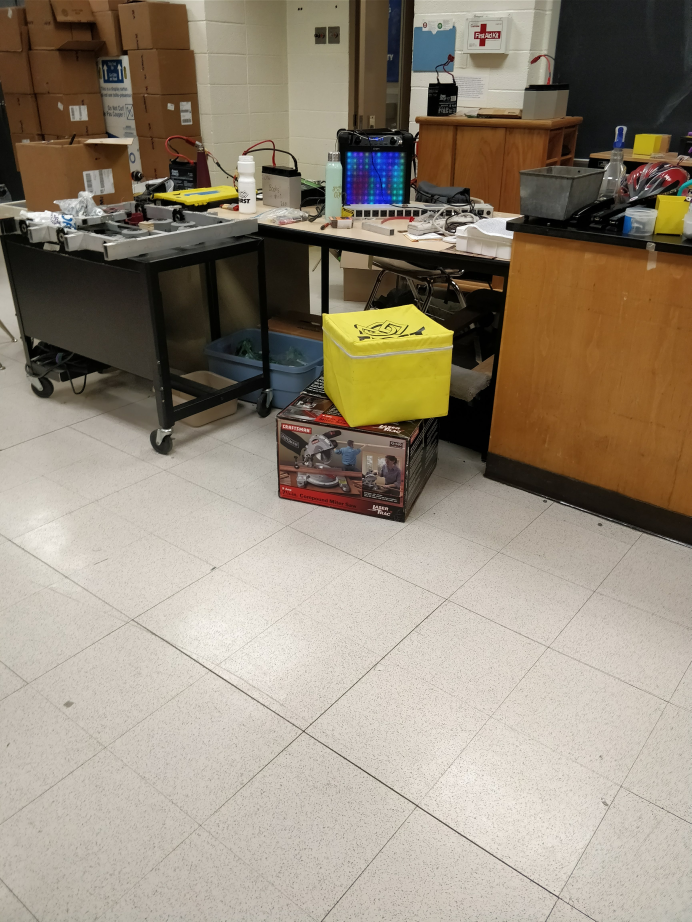
//> input picture test_cpp/frc_cube.jpg, 3456 x 4608 px, given in place of the camera (shown at 1/5 size)
$ ./DisplayImage   (built with g++ and OpenCV 4)
//> lines starting //> are read from the running program, lines starting //| are printed output that depends on the picture; after the words box and inside, x2 and y2 are one past the last pixel; in counts of white or black regions, pixels touching at a corner belong together
#include <iostream>

//Include OpenCV
#include <opencv2/opencv.hpp>
#include <opencv2/videoio.hpp>

inline int getRed(cv::Mat &img, int r, int c) {
    return img.at<cv::Vec3b>(r, c)[0];
}

inline int getGreen (cv::Mat &img, int r, int c) {
    return img.at<cv::Vec3b>(r, c)[1];
}

inline int getBlue (cv::Mat &img, int r, int c) {
    return img.at<cv::Vec3b>(r, c)[2];
}


inline int getHue (cv::Mat &img, int r, int c) {
    return img.at<cv::Vec3b>(r, c)[0];
}

inline int getSat (cv::Mat &img, int r, int c) {
    return img.at<cv::Vec3b>(r, c)[1];
}

inline int getVal (cv::Mat &img, int r, int c) {
    return img.at<cv::Vec3b>(r, c)[2];
}

int main(void )
{
   //Capture stream from webcam.
   cv::VideoCapture capture(1);

   //Check if we can get the webcam stream.
   if(!capture.isOpened())
   {
      std::cout << "Could not open camera" << std::endl;
      return -1;
   }

   while (true)
   {

        //initialize raw & processed image matrices
        cv::Mat img;

        //Read an image from the camera.
        capture.read(img);
//> img is the input picture: 4608 rows x 3456 cols, CV_8UC3; mean B, G, R 120.9, 137.5, 148.9

        // RESIZE
        cv::Mat resizedMat;

        cv::Size s( 1024/2, 768/2 );
        cv::resize( img, resizedMat, s, 0, 0, CV_INTER_AREA );
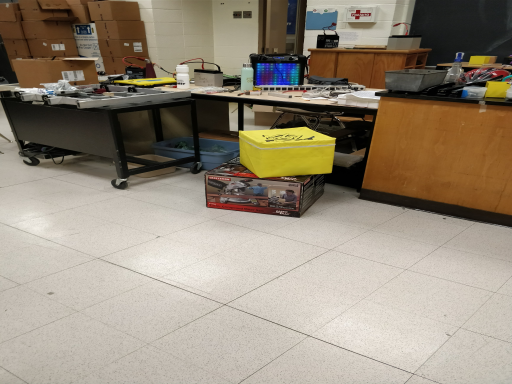
//> resizedMat: 384 rows x 512 cols, CV_8UC3; mean B, G, R 120.9, 137.5, 148.9


        // RGB THRESHOLD
        cv::Mat rgbMat , rgbThreshed;

        int MIN_RED = 150, MAX_RED = 255;
        int MIN_GREEN = 93, MAX_GREEN = 255;
        int MIN_BLUE = 0, MAX_BLUE = 111;

        cv::cvtColor(resizedMat, rgbMat, cv::COLOR_BGR2RGB );
        cv::inRange(rgbMat,
                    cv::Scalar(MIN_RED, MIN_GREEN, MIN_BLUE),
                    cv::Scalar(MAX_RED, MAX_GREEN, MAX_BLUE),
                    rgbThreshed);
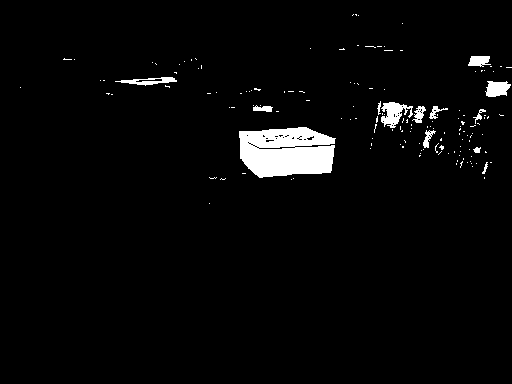
//> rgbThreshed: 384 rows x 512 cols, CV_8UC1; 3.1% white; 152 white regions (139 under 20 px), largest, box (x1, y1, x2, y2) and area: (239, 127, 336, 178) 3897, (381, 102, 413, 128) 448, (485, 81, 511, 97) 306


        // END RGB


        // START MASK

        cv::Mat rgbThresholdOutput;

        cv::bitwise_and(resizedMat, resizedMat, rgbThresholdOutput, rgbThreshed );
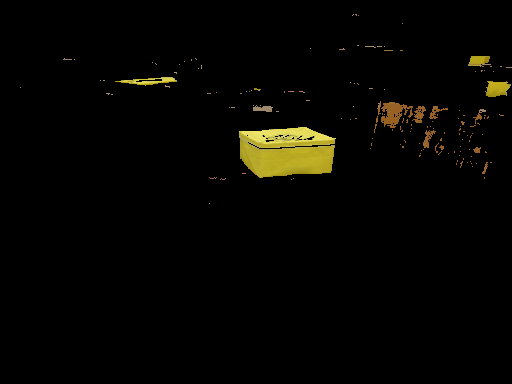
//> rgbThresholdOutput: 384 rows x 512 cols, CV_8UC3; mean B, G, R 1.6, 4.9, 5.6


        // HSV THRESHOLD
        cv::Mat hsvMat, hsvThreshold, output_img;

        int MIN_HUE = 21, MAX_HUE = 64;
        int MIN_SAT = 122, MAX_SAT= 255;
        int MIN_VAL = 96, MAX_VAL= 255;

        cv::cvtColor(rgbThresholdOutput, hsvMat, cv::COLOR_BGR2HSV );
//> hsvMat: 384 rows x 512 cols, CV_8UC3; mean H, S, V 0.7, 5.6, 5.6
        cv::inRange(hsvMat,
                    cv::Scalar(MIN_HUE, MIN_SAT, MIN_VAL),
                    cv::Scalar(MAX_HUE, MAX_SAT, MAX_VAL),
                    hsvThreshold);
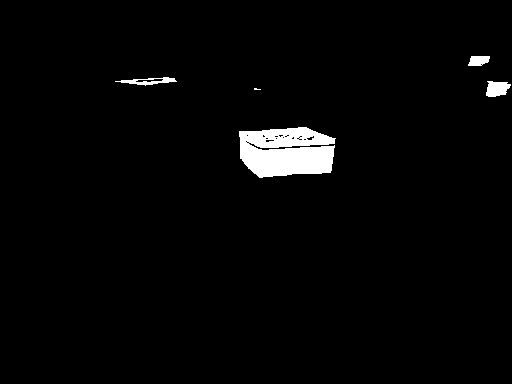
//> hsvThreshold: 384 rows x 512 cols, CV_8UC1; 2.3% white; 5 white regions (1 under 20 px), largest, box (x1, y1, x2, y2) and area: (239, 127, 336, 178) 3857, (486, 81, 511, 97) 299, (115, 77, 177, 86) 242, (468, 56, 490, 66) 178

        cv::bitwise_and(rgbThresholdOutput, rgbThresholdOutput, output_img, hsvThreshold );

        // END HSV

        //Here we show the drawn image in a named window called "output".
        cv::imshow("output", output_img);


   // //store HSV values at a given test point to send back
   //  int hue = getHue(hsvMat, TEST_POINT.x, TEST_POINT.y);
   //  int sat = getSat(hsvMat, TEST_POINT.x, TEST_POINT.y);
   //  int val = getVal(hsvMat, TEST_POINT.x, TEST_POINT.y);

   //  //threshold on green (light ring color)
   //  cv::Mat greenThreshed;
   //  cv::inRange(hsvMat,
   //              cv::Scalar(MIN_HUE, MIN_SAT, MIN_VAL),
   //              cv::Scalar(MAX_HUE, MAX_SAT, MAX_VAL),
   //              greenThreshed);


   //  out = cv2.cvtColor(input, cv2.COLOR_BGR2RGB)
   //  return cv2.inRange(out, (red[0], green[0], blue[0]),  (red[1], green[1], blue[1]))


        //Waits 50 miliseconds for key press, returns -1 if no key is pressed during that time
        if (cv::waitKey(50) >= 0)
//> the Esc key is pressed
            break;
   }

   return 0;
}
